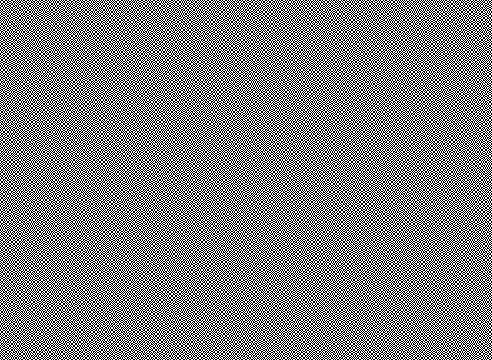
#> input picture tv-frame/frame_17_delay-0.03s.png, 492 x 360 px
$ python xor-image.py
#> lines starting #> are read from the running program, lines starting #| are printed output that depends on the picture
from PIL import Image, ImageChops
import time
im1 = Image.open('frame_17_delay-0.03s.png')
#> im1 is the input picture: PIL image 492x360 1; 50% white in thin lines or dots

for x in range(31):
    paddedx = str(x).zfill(2)
    im2 = Image.open(f'frame_{paddedx}_delay-0.03s.png')
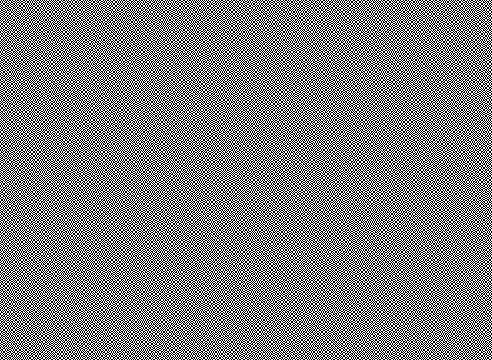
#> input picture tv-frame/frame_00_delay-0.03s.png, 492 x 360 px
#> im2 is the input picture: PIL image 492x360 1; 50% white in thin lines or dots

    im3 = ImageChops.add(ImageChops.subtract(im2, im1), ImageChops.subtract(im1, im2))
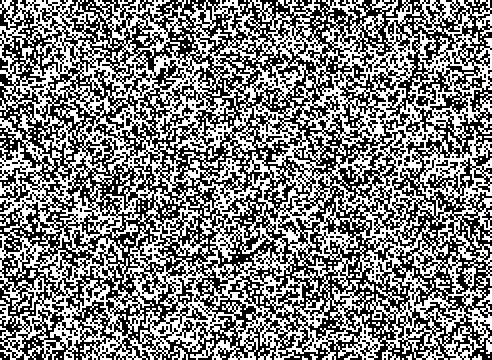
#> im3: PIL image 492x360 1; 49.8% white in thin lines or dots
    im3.show()
#> pass 2 of the loop `for x in range(31):`:
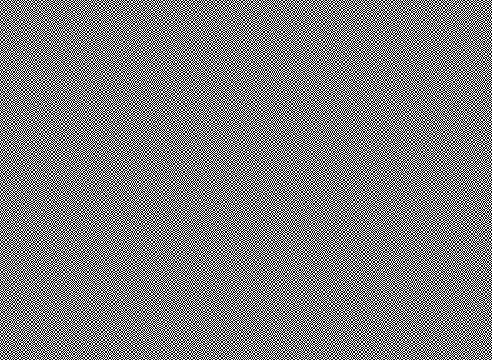
#> input picture tv-frame/frame_01_delay-0.03s.png, 492 x 360 px
#> im2 is the input picture: PIL image 492x360 1; 50% white in thin lines or dots
#> `im3 = ImageChops.add(ImageChops.subtract(im2, im1), ImageChops.subtrac..`:
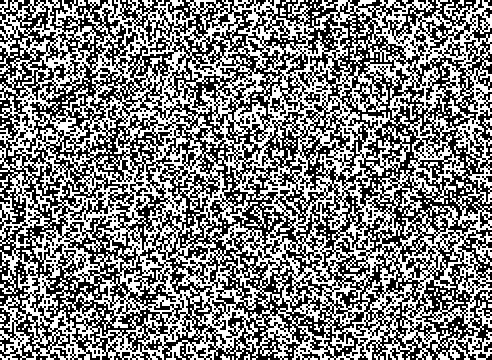
#> im3: PIL image 492x360 1; 49.7% white in thin lines or dots
#> (the run stopped early here; a loop or call above may not have finished)
